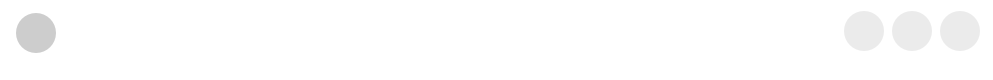
     <widget class="QFrame" name="titleBar">
      <property name="minimumSize">
       <size>
        <width>0</width>
        <height>80</height>
       </size>
      </property>
      <property name="maximumSize">
       <size>
        <width>16777215</width>
        <height>76</height>
       </size>
      </property>
      <property name="styleSheet">
       <string notr="true">background-color: rgba(0,0,0,0);
border-bottom-left-radius:0px;
border-bottom-right-radius:0px;
background:transparent;
</string>
      </property>
      <property name="frameShape">
       <enum>QFrame::StyledPanel</enum>
      </property>
      <property name="frameShadow">
       <enum>QFrame::Raised</enum>
      </property>
      <layout class="QGridLayout" name="gridLayout_23">
       <property name="leftMargin">
        <number>0</number>
       </property>
       <property name="topMargin">
        <number>0</number>
       </property>
       <property name="rightMargin">
        <number>0</number>
       </property>
       <property name="bottomMargin">
        <number>0</number>
       </property>
       <property name="spacing">
        <number>0</number>
       </property>
       <item row="0" column="0">
        <widget class="QFrame" name="titleBarFrame">
         <property name="maximumSize">
          <size>
           <width>16777215</width>
           <height>100</height>
          </size>
         </property>
         <property name="styleSheet">
          <string notr="true">background-color:rgba(0,0,0,0);</string>
         </property>
         <property name="frameShape">
          <enum>QFrame::StyledPanel</enum>
         </property>
         <property name="frameShadow">
          <enum>QFrame::Raised</enum>
         </property>
         <layout class="QHBoxLayout" name="horizontalLayout_9">
          <property name="spacing">
           <number>0</number>
          </property>
          <property name="leftMargin">
           <number>0</number>
          </property>
          <property name="topMargin">
           <number>0</number>
          </property>
          <property name="rightMargin">
           <number>0</number>
          </property>
          <property name="bottomMargin">
           <number>0</number>
          </property>
          <item>
           <widget class="QFrame" name="heading_frame">
            <property name="minimumSize">
             <size>
              <width>360</width>
              <height>50</height>
             </size>
            </property>
            <property name="frameShape">
             <enum>QFrame::StyledPanel</enum>
            </property>
            <property name="frameShadow">
             <enum>QFrame::Raised</enum>
            </property>
            <layout class="QGridLayout" name="gridLayout_24">
             <property name="leftMargin">
              <number>12</number>
             </property>
             <item row="0" column="0">
              <widget class="QFrame" name="headings">
               <property name="frameShape">
                <enum>QFrame::StyledPanel</enum>
               </property>
               <property name="frameShadow">
                <enum>QFrame::Raised</enum>
               </property>
               <layout class="QGridLayout" name="gridLayout_2">
                <property name="leftMargin">
                 <number>4</number>
                </property>
                <property name="topMargin">
                 <number>3</number>
                </property>
                <property name="rightMargin">
                 <number>0</number>
                </property>
                <property name="bottomMargin">
                 <number>0</number>
                </property>
                <property name="horizontalSpacing">
                 <number>0</number>
                </property>
                <item row="0" column="0">
                 <widget class="QPushButton" name="profileBtn">
                  <property name="minimumSize">
                   <size>
                    <width>40</width>
                    <height>40</height>
                   </size>
                  </property>
                  <property name="maximumSize">
                   <size>
                    <width>40</width>
                    <height>40</height>
                   </size>
                  </property>
                  <property name="styleSheet">
                   <string notr="true">QPushButton {
border-radius:20px;
background-color:rgba(0,0,0,50);
border:none;
}

QPushButton::hover {
border-radius:20px;
background-color:rgba(255,255,255, 50);
border:none;
}

QPushButton::pressed {
border-radius:20px;
background-color:rgba(255,255,255, 30);
border:none;
}
</string>
                  </property>
                  <property name="text">
                   <string/>
                  </property>
                  <property name="icon">
                   <iconset>
                    <normaloff>../../Downloads/Untitled design (6).png</normaloff>../../Downloads/Untitled design (6).png</iconset>
                  </property>
                  <property name="iconSize">
                   <size>
                    <width>40</width>
                    <height>40</height>
                   </size>
                  </property>
                 </widget>
                </item>
                <item row="0" column="1">
                 <spacer name="horizontalSpacer_2">
                  <property name="orientation">
                   <enum>Qt::Horizontal</enum>
                  </property>
                  <property name="sizeHint" stdset="0">
                   <size>
                    <width>37</width>
                    <height>37</height>
                   </size>
                  </property>
                 </spacer>
                </item>
               </layout>
              </widget>
             </item>
            </layout>
           </widget>
          </item>
          <item>
           <spacer name="horizontalSpacer_11">
            <property name="orientation">
             <enum>Qt::Horizontal</enum>
            </property>
            <property name="sizeHint" stdset="0">
             <size>
              <width>473</width>
              <height>20</height>
             </size>
            </property>
           </spacer>
          </item>
          <item>
           <widget class="QFrame" name="buttonFrame_3">
            <property name="minimumSize">
             <size>
              <width>160</width>
              <height>63</height>
             </size>
            </property>
            <property name="maximumSize">
             <size>
              <width>160</width>
              <height>70</height>
             </size>
            </property>
            <property name="styleSheet">
             <string notr="true">border:none;</string>
            </property>
            <property name="frameShape">
             <enum>QFrame::StyledPanel</enum>
            </property>
            <property name="frameShadow">
             <enum>QFrame::Raised</enum>
            </property>
            <layout class="QHBoxLayout" name="horizontalLayout">
             <property name="spacing">
              <number>6</number>
             </property>
             <property name="leftMargin">
              <number>9</number>
             </property>
             <property name="topMargin">
              <number>9</number>
             </property>
             <property name="rightMargin">
              <number>9</number>
             </property>
             <property name="bottomMargin">
              <number>9</number>
             </property>
             <item>
              <widget class="QPushButton" name="minimizeBtn">
               <property name="minimumSize">
                <size>
                 <width>40</width>
                 <height>40</height>
                </size>
               </property>
               <property name="maximumSize">
                <size>
                 <width>40</width>
                 <height>40</height>
                </size>
               </property>
               <property name="styleSheet">
                <string notr="true">QPushButton {
border-radius:20px;
background-color:rgba(0,0,0,20);
border:none;
}

QPushButton::hover {
border-radius:20px;
background-color:rgba(0,0,0, 40);
border:none;
}

QPushButton::pressed {
border-radius:20px;
background-color:rgba(0,0,0, 80);
border:none;
}
</string>
               </property>
               <property name="text">
                <string/>
               </property>
               <property name="icon">
                <iconset>
                 <normaloff>../../Downloads/icons8-minus-sign-48.png</normaloff>../../Downloads/icons8-minus-sign-48.png</iconset>
               </property>
               <property name="iconSize">
                <size>
                 <width>13</width>
                 <height>13</height>
                </size>
               </property>
              </widget>
             </item>
             <item>
              <widget class="QPushButton" name="maximiseBtn">
               <property name="minimumSize">
                <size>
                 <width>40</width>
                 <height>40</height>
                </size>
               </property>
               <property name="maximumSize">
                <size>
                 <width>40</width>
                 <height>40</height>
                </size>
               </property>
               <property name="styleSheet">
                <string notr="true">QPushButton {
border-radius:20px;
background-color:rgba(0,0,0,20);
border:none;
}

QPushButton::hover {
border-radius:20px;
background-color:rgba(0,0,0, 40);
border:none;
}

QPushButton::pressed {
border-radius:20px;
background-color:rgba(0,0,0, 80);
border:none;
}
</string>
               </property>
               <property name="text">
                <string/>
               </property>
               <property name="icon">
                <iconset>
                 <normaloff>../../Downloads/icons8-maximize-button-96.png</normaloff>../../Downloads/icons8-maximize-button-96.png</iconset>
               </property>
              </widget>
             </item>
             <item>
              <widget class="QPushButton" name="closeBtn">
               <property name="minimumSize">
                <size>
                 <width>40</width>
                 <height>40</height>
                </size>
               </property>
               <property name="maximumSize">
                <size>
                 <width>40</width>
                 <height>40</height>
                </size>
               </property>
               <property name="styleSheet">
                <string notr="true">
QPushButton {
border-radius:20px;
background-color:rgba(0,0,0,20);
border:none;}

QPushButton::hover {
border-radius:20px;
background-color:rgba(255,0,0, 100);
border:none;}

QPushButton::pressed {
border-radius:20px;
background-color:rgba(255,0,0, 150);
border:none;}
</string>
               </property>
               <property name="text">
                <string/>
               </property>
               <property name="icon">
                <iconset>
                 <normaloff>../../Downloads/icons8-close-24.png</normaloff>../../Downloads/icons8-close-24.png</iconset>
               </property>
              </widget>
             </item>
            </layout>
           </widget>
          </item>
         </layout>
        </widget>
       </item>
       <item row="1" column="0">
        <spacer name="verticalSpacer_3">
         <property name="orientation">
          <enum>Qt::Vertical</enum>
         </property>
         <property name="sizeHint" stdset="0">
          <size>
           <width>20</width>
           <height>50</height>
          </size>
         </property>
        </spacer>
       </item>
      </layout>
     </widget>
